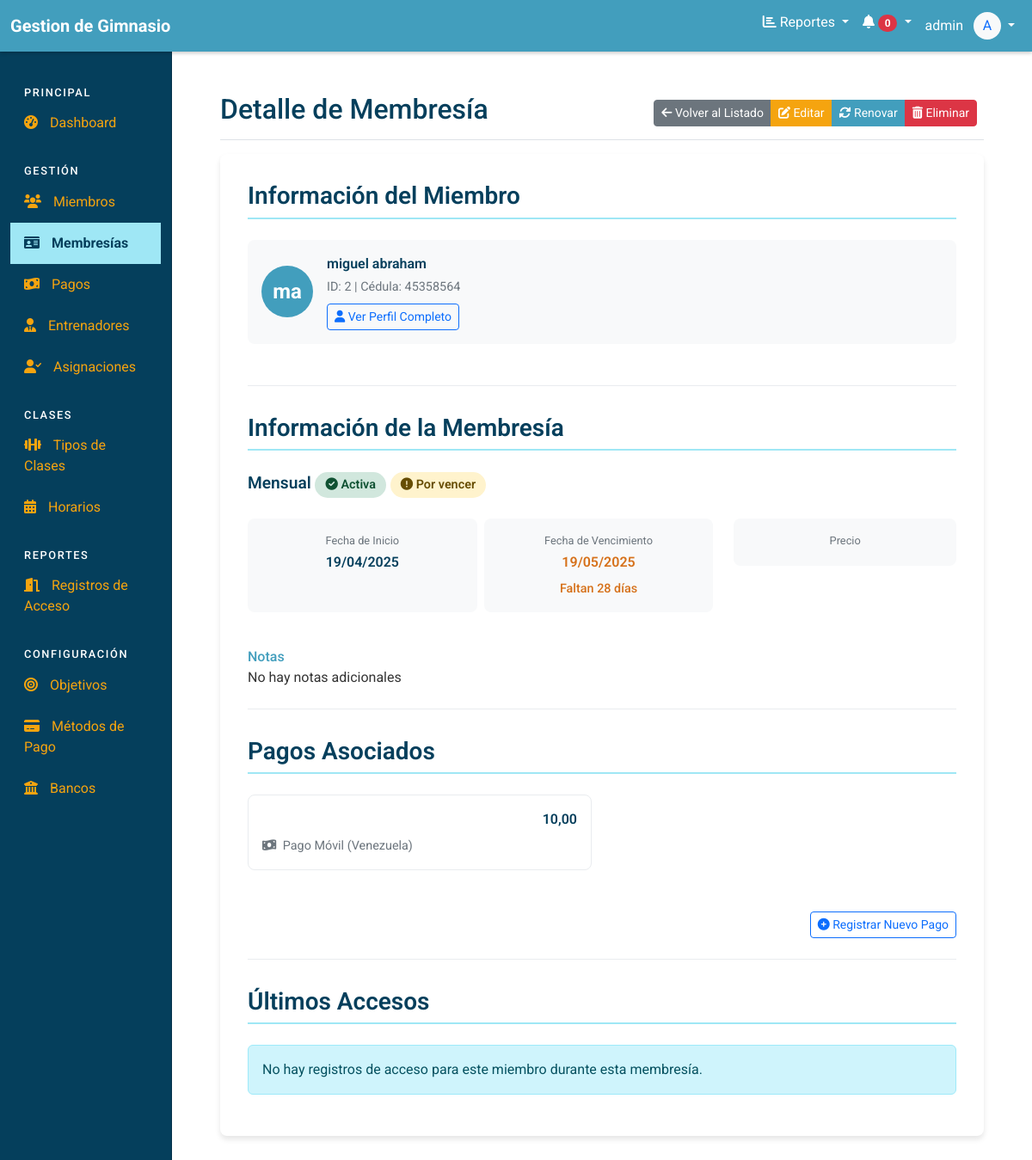
Before: /membresias/3/ (signed in) with the older database file.
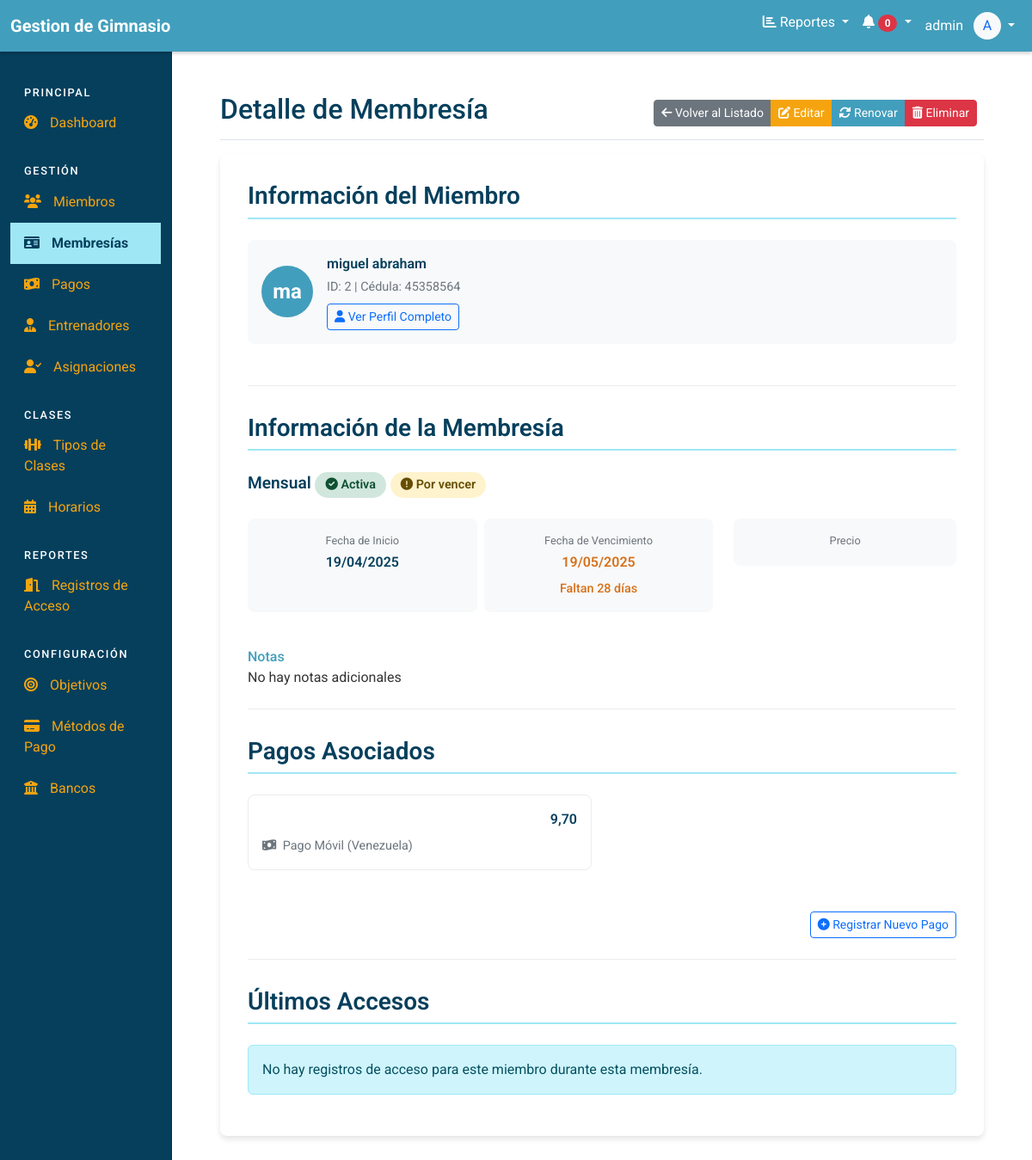
After: the same page with the newer database file.
### app_gimnasio/models.py (models this page shows, shortened)
class Pago(models.Model):
    membresia = models.ForeignKey(Membresia, on_delete=models.CASCADE, verbose_name="Membresía Asociada")
    miembro = models.ForeignKey(Miembro, on_delete=models.CASCADE, verbose_name="Miembro que Paga")
    fecha_pago = models.DateTimeField(auto_now_add=True, verbose_name="Fecha y Hora del Pago")
    monto = models.DecimalField(max_digits=10, decimal_places=2, verbose_name="Monto Pagado")
    metodo_pago = models.ForeignKey(MetodoPago, on_delete=models.PROTECT, verbose_name="Método de Pago")
    banco = models.ForeignKey(Banco, on_delete=models.SET_NULL, blank=True, null=True, verbose_name="Banco (Opcional)")
    referencia_pago = models.CharField(max_length=100, blank=True, null=True, verbose_name="Referencia/Nº Transacción")
    registrado_por = models.ForeignKey(User, on_delete=models.SET_NULL, null=True, blank=True, verbose_name="Registrado por Admin")
    notas = models.TextField(blank=True, null=True, verbose_name="Notas del Pago")
    class Meta:
        verbose_name = "Pago"
        verbose_name_plural = "Pagos"

class MetodoPago(models.Model):
    nombre = models.CharField(max_length=100, unique=True, verbose_name="Método de Pago")
    descripcion = models.TextField(blank=True, null=True, verbose_name="Descripción")
    requiere_banco = models.BooleanField(default=False, verbose_name="¿Requiere Banco?")
    activo = models.BooleanField(default=True, verbose_name="¿Está Activo?")
    class Meta:
        verbose_name = "Método de Pago"
        verbose_name_plural = "Métodos de Pago"

class Banco(models.Model):
    nombre = models.CharField(max_length=150, unique=True, verbose_name="Nombre del Banco")
    codigo_swift = models.CharField(max_length=11, blank=True, null=True, unique=True, verbose_name="Código SWIFT/BIC")
    activo = models.BooleanField(default=True, verbose_name="¿Está Activo?")
    class Meta:
        verbose_name = "Banco"
        verbose_name_plural = "Bancos"

### app_gimnasio/views.py (the view)
# urls.py: path('membresias/<int:pk>/', views.membresia_detail, name='membresia_detail'),
@login_required
def membresia_detail(request, pk):
    return membresia_detail_view(request, pk)

### app_gimnasio/templates/app_gimnasio/membresia_detail.html (shortened to what the changed rows need)
{% extends 'app_gimnasio/base.html' %}
{% load static %}
{% block content %}
<div class="d-flex justify-content-between flex-wrap flex-md-nowrap align-items-center pt-3 pb-2 mb-3 border-bottom">
    <h1 class="h2">Detalle de Membresía</h1>
</div>
<div class="row">
    <div class="col-md-12">
        <div class="detail-container">
            <div class="info-section">
                {% if pagos %}
                <div class="row">
                    {% for pago in pagos %}
                    <div class="col-md-6 mb-3">
                        <div class="payment-card">
                            <div class="payment-header">
                                <div class="payment-amount">{{ pago.monto }}</div>
                            </div>
                            <div class="payment-method">
                                <i class="fas fa-money-bill-wave me-1"></i> {{ pago.metodo_pago.nombre }}
                                {% if pago.banco %}
                                ({{ pago.banco.nombre }})
                                {% endif %}
                            </div>
                        </div>
                    </div>
                    {% endfor %}
                </div>
                {% else %}
                <div class="alert alert-info">
                    No hay pagos registrados para esta membresía.
                </div>
                {% endif %}
            </div>
        </div>
    </div>
</div>
{% endblock %}

Changed rows visible on the page:
changed Pago "Pago Móvil": monto "10,00" → "9,70"
